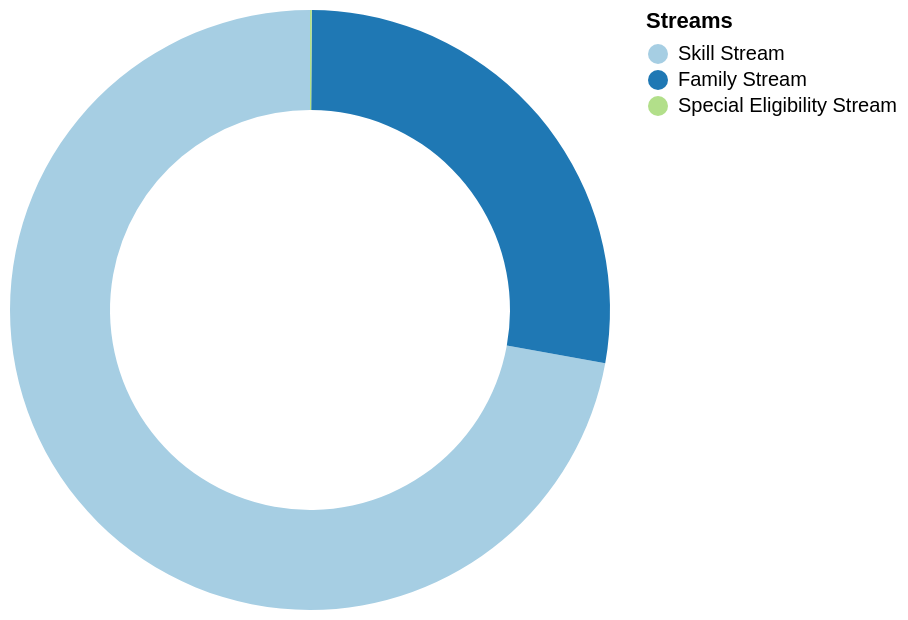

Write the Vega-Lite specification saved for this chart.
### Vega-Lite specification from a JSON file in a GitHub repository (floating-point values rounded to 4 significant figures)
{"$schema": "https://vega.github.io/schema/vega-lite/v6.json", "description": "Migration Stream into Australia 2023-24", "width": 300, "height": 300, "data": {"values": [{"category": "Skill Stream", "value": 137100}, {"category": "Family Stream", "value": 52720}, {"category": "Special Eligibility Stream", "value": 180}]}, "layer": [{"mark": {"type": "arc", "innerRadius": 100}, "encoding": {"theta": {"field": "value", "type": "quantitative"}, "color": {"field": "category", "type": "nominal", "scale": {"domain": ["Skill Stream", "Family Stream", "Special Eligibility Stream"], "range": ["#a6cee3", "#1f78b4", "#b2df8a"]}, "legend": {"title": "Streams"}}, "tooltip": [{"field": "category", "type": "nominal", "title": "Stream"}, {"field": "value", "type": "quantitative", "aggregate": "sum", "title": "Number of applicants", "format": ","}]}}], "config": {}}
